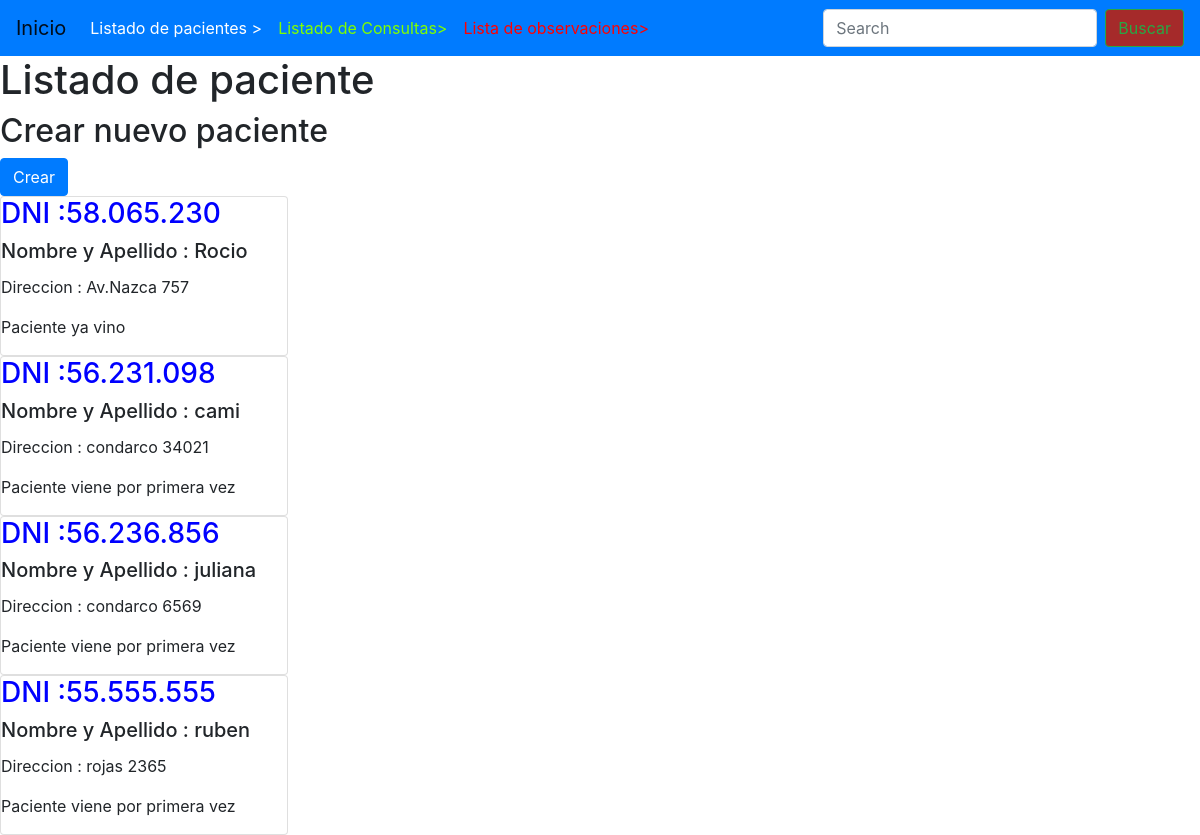
Screenshot of /patients/list-patients/ with the database file from the repository.
### patients/models.py (models this page shows, shortened)
class Patients(models.Model):
    name = models.CharField(max_length=150)
    address = models.CharField(max_length=50)
    dni = models.CharField(max_length=11)
    first_query = models.BooleanField(default=True)
    class Meta:
        verbose_name = 'Paciente'
        verbose_name_plural ='Pacientes'

### patients/views.py (the view)
# urls.py: path('list-patients/', list_patients),
def list_patients(request):
    if 'search' in request.GET:
        search =request.GET['search']
        patients=Patients.objects.filter(name__icontains=search)
    else:
        patients=Patients.objects.all()
    context ={
        'patients': patients,
    }
    return render(request, 'patients/list_patients.html',context=context )

### template/patients/list_patients.html (shortened to what this page needs)
{% extends 'base.html' %}
{% block content %}
    <h1>Listado de paciente</h1>
    <h2>Crear nuevo paciente </h2> <a href="/patients/create-patient" class="btn btn-primary">Crear</a>
    {% for patient in patients %}
        <div class="card" style="width: 18rem;">
            <h3 style="color: blue;" class="card-text">DNI :{{patient.dni}}</h3>
            <h5 class="card-title">Nombre y Apellido : {{patient.name}}</h5>
            <p class="card-text"> Direccion : {{patient.address}}</p>
            {% if patient.first_query == True %}
                <p>Paciente ya vino</p>
            {% else %}
                <p>Paciente viene por primera vez</p>
            {% endif %}
            </div>
    {% endfor %}
{% endblock %}

### template/base.html (shortened to what this page needs)
<!DOCTYPE html>
<html lang="es">
<head>
    <link rel="stylesheet" href="https://cdn.jsdelivr.net/npm/bootstrap@4.6.2/dist/css/bootstrap.min.css"
>
</head>
<body>
    <header>
        <nav class="navbar navbar-expand-lg navbar-light bg-primary">
            <a class="navbar-brand" href="/">Inicio</a>
            <div class="collapse navbar-collapse" id="navbarSupportedContent">
                <ul class="navbar-nav mr-auto">
                    <li class="nav-item">
                        <a class="nav-link" href="/patients/list-patients/" style="color: white;">Listado de pacientes ></a>
                    </li>
                    <li class="nav-item">
                        <a class="nav-link" href="/queries/list-queries/" style="color: chartreuse;">Listado de Consultas></a>
                    </li>
                    <li class="nav-item">
                        <a class="nav-link" href="/observations/list-observations/" style="color: red;">Lista de observaciones></a>
                    </li>
                </ul>
                <form class="form-inline my-2 my-lg-0" action="/queries/list-queries/" method="GET">
                    <input class="form-control mr-sm-2" type="search" placeholder="Search" aria-label="Search"  dni="search">
                    <button class="btn btn-outline-success my-2 my-sm-0" type="submit"  style="background-color: brown;">Buscar</button>
                </form>
            </div>
        </nav>
    </header>
    {% block content %}
    {% endblock %}
</body>
</html>

### rows the page displays
Patients: dni "58.065.230", name "Rocio", address "Av.Nazca 757", first_query "Paciente ya vino"
Patients: dni "56.231.098", name "cami", address "condarco 34021", first_query "Paciente viene por primera vez"
Patients: dni "56.236.856", name "juliana", address "condarco 6569", first_query "Paciente viene por primera vez"
Patients: dni "55.555.555", name "ruben", address "rojas 2365", first_query "Paciente viene por primera vez"
